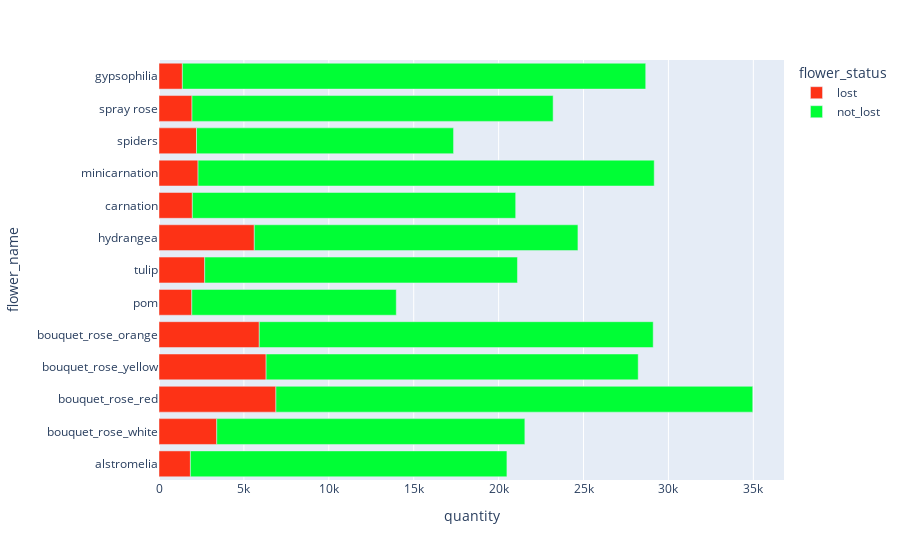

The code cell stored with this chart in its notebook:
### Code cell
px.bar(chart_5, x='quantity', y='flower_name', color='flower_status',color_discrete_sequence=px.colors.qualitative.Light24)

### Figure 1 — Plotly figure (JSON) as saved in the notebook; plotly's stock layout.template omitted (floating-point values rounded to 4 significant figures)
{"data": [{"alignmentgroup": "True", "hovertemplate": "flower_status=lost<br>quantity=%{x}<br>flower_name=%{y}<extra></extra>", "legendgroup": "lost", "marker": {"color": "#FD3216", "pattern": {"shape": ""}}, "name": "lost", "offsetgroup": "lost", "orientation": "h", "showlegend": true, "textposition": "auto", "type": "bar", "x": [1851.0, 3401.0, 6886.0, 6307.0, 5905.0, 1931.0, 2690.0, 5612.0, 1964.0, 2299.0, 2208.0, 1944.0, 1377.0], "xaxis": "x", "y": ["alstromelia", "bouquet_rose_white", "bouquet_rose_red", "bouquet_rose_yellow", "bouquet_rose_orange", "pom", "tulip", "hydrangea", "carnation", "minicarnation", "spiders", "spray rose", "gypsophilia"], "yaxis": "y"}, {"alignmentgroup": "True", "hovertemplate": "flower_status=not_lost<br>quantity=%{x}<br>flower_name=%{y}<extra></extra>", "legendgroup": "not_lost", "marker": {"color": "#00FE35", "pattern": {"shape": ""}}, "name": "not_lost", "offsetgroup": "not_lost", "orientation": "h", "showlegend": true, "textposition": "auto", "type": "bar", "x": [18640.0, 18140.0, 28080.0, 21910.0, 23200.0, 12040.0, 18420.0, 19060.0, 19040.0, 26860.0, 15140.0, 21270.0, 27290.0], "xaxis": "x", "y": ["alstromelia", "bouquet_rose_white", "bouquet_rose_red", "bouquet_rose_yellow", "bouquet_rose_orange", "pom", "tulip", "hydrangea", "carnation", "minicarnation", "spiders", "spray rose", "gypsophilia"], "yaxis": "y"}], "layout": {"autosize": true, "barmode": "relative", "legend": {"title": {"text": "flower_status"}, "tracegroupgap": 0}, "margin": {"t": 60}, "xaxis": {"anchor": "y", "autorange": true, "domain": [0, 1], "range": [0, 36810.0], "title": {"text": "quantity"}, "type": "linear"}, "yaxis": {"anchor": "x", "autorange": true, "domain": [0, 1], "range": [-0.5, 12.5], "title": {"text": "flower_name"}, "type": "category"}}}
